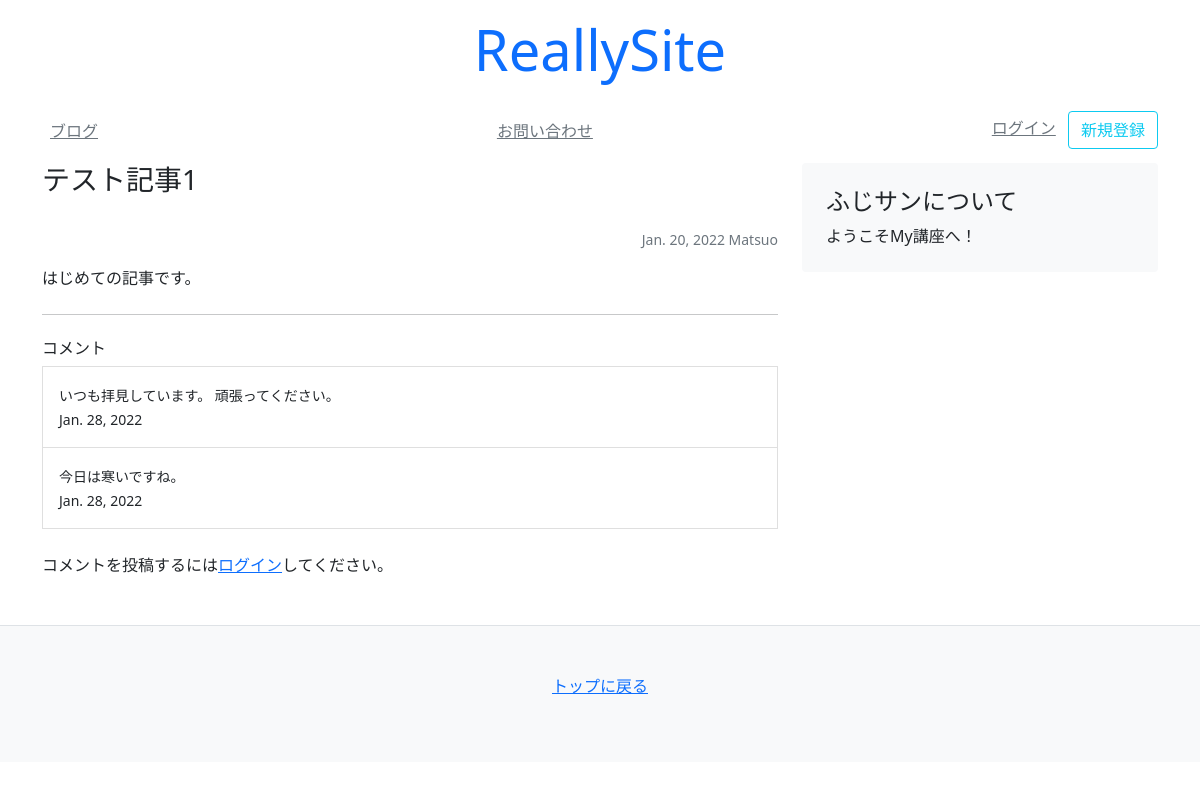
The app's page /blog/1/, older data.
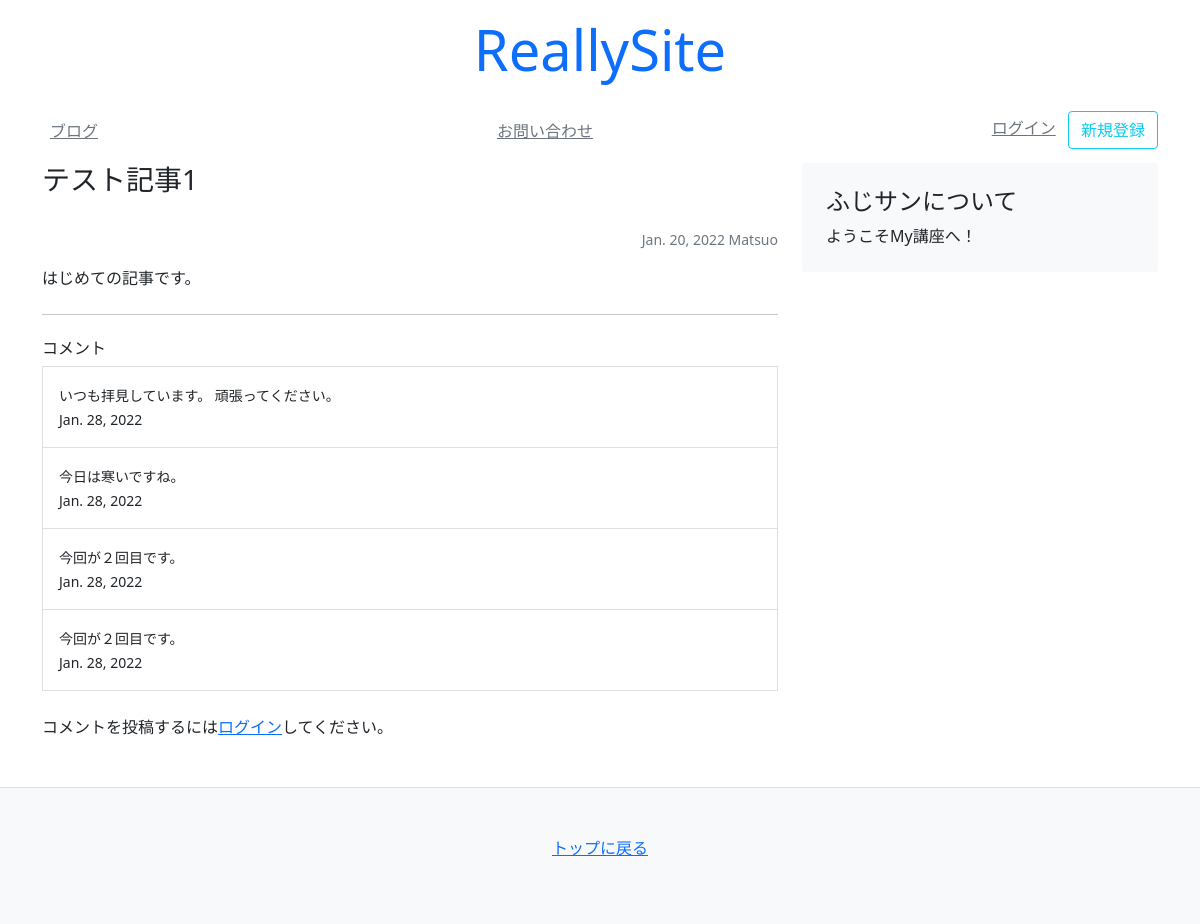
The same page, newer data.
### blog/models.py (models this page shows)
class Article(models.Model):
    title = models.CharField(default='', max_length=30)
    text = models.TextField(default='')
    author = models.CharField(default='', max_length=30)
    created_at = models.DateField(auto_now_add=True)
    updated_at = models.DateField(auto_now=True)

class Comment(models.Model):
    comment = models.TextField(default="", max_length=500)
    created_at = models.DateField(auto_now_add=True)
    user = models.ForeignKey(get_user_model(), on_delete=models.CASCADE)  #
    article = models.ForeignKey(Article, on_delete=models.CASCADE)

### blog/views.py (the view, shortened to what this page needs)
# urls.py: path('<slug:pk>/', views.article)
def article(request, pk):
    obj = Article.objects.get(pk=pk)
    comments = Comment.objects.filter(article=obj)
    context = {
        'article': obj,
        'comments': comments,
    }
    return render(request, 'blog/article.html', context)

### templates/blog/article.html (shortened to what this page needs)
<!DOCTYPE html>
<html lang="en">
<head>
</head>
<body>
{% extends 'mysite/base.html' %}
{% block content %}
<main class="container">
    <div class="row">
        <div class="col-md-8">
            <h3 class="pb-4 font-italic">
                {{ article.title }}
            </h3>
            <p class="small text-muted text-end">{{ article.created_at}} {{ article.author }}</p>
            <p>{{ article.text }}</p>
            <hr class="my-4">
            {% include 'mysite/snippets/comment.html'%}
        </div>
        {% include 'mysite/snippets/sidebar.html' %}
    </div>
</main>
{% endblock %}

### templates/mysite/base.html (shortened to what this page needs)
<!doctype html>
<html lang="ja">
<head>
    {% include 'mysite/snippets/head.html' %}
</head>
<body>
{% include 'mysite/snippets/header.html' %}
{% include 'mysite/snippets/messages.html'%}
{% block content %}
{% endblock %}
{% include 'mysite/snippets/footer.html' %}
</body>
</html>

### templates/mysite/snippets/head.html (shortened to what this page needs)
<!DOCTYPE html>
<html lang="en">
<head>
    <link href="https://cdn.jsdelivr.net/npm/bootstrap@5.0.2/dist/css/bootstrap.min.css" rel="stylesheet"
>
</head>
<body>
</body>
</html>

### templates/mysite/snippets/header.html (shortened to what this page needs)
<!DOCTYPE html>
<html lang="en">
<head>
</head>
<body>
<div class="container">
    <header class="py-3">
        <div class="row flex-nowrap justify-content-center align-item-center">
            <div class="col-4 text-center">
                <h1 class="display-4 font-italic"><a href="/"
                class="text-decoration-none">ReallySite</a></h1>
            </div>
        </div>
    </header>
    <div class="py-1 mb-2">
        <nav class="nav d-flex justify-content-between">
            <a class="p-2 link-secondary" href="/blog/">ブログ</a>
            <a class="p-2 link-secondary" href="#">お問い合わせ</a>
            {% if user.is_authenticated %}
                <a class="p-2 link-secondary" href="/logout/">ログアウト</a>
            {% else %}
                <div>
                    <a class="p-2 link-secondary" href="/logout/">ログイン</a>
                    <a class="btn btn-outline-info" href="/signup/">新規登録</a>
                </div>
            {% endif %}
        </nav>
    </div>
</div>
</body>
</html>

### templates/mysite/snippets/messages.html (shortened to what this page needs)
<!DOCTYPE html>
<html lang="en">
<head>
</head>
<body>
</body>
</html>

### templates/mysite/snippets/comment.html (shortened to what this page needs)
<!DOCTYPE html>
<html lang="en">
<head>
</head>
<body>
<div>
    <h3 class="h6">コメント</h3>
    <div class="list-group">
        {% for comment in comments %}
        <a class="list-group-item list-group-item-action p-3 rounded-0">
            <p class="m-0"><small>{{comment.comment}}</small></p>
            <p class="m-0"><small>{{comment.created_at}}</small></p>
        </a>
        {% endfor %}
    </div>
    {% if user.is_authenticated %}
    <form method="POST" class="my-4">
        {% csrf_token %}
        <div class="mb-2">
            <label>コメント投稿</label>
            <textarea name="comment" class="rounded-0 bg-light form-control" rows="3"></textarea>
        </div>
        <div class="text-right">
            <button class="btn btn-sm btn-outline-success" type="submit">
                コメントする
            </button>
        </div>
    </form>
    {% else %}
    <p class="my-4">
        コメントを投稿するには<a href="/login/">ログイン</a>してください。
    </p>
    {% endif %}
</div>
</body>
</html>

### templates/mysite/snippets/sidebar.html (shortened to what this page needs)
<!DOCTYPE html>
<html lang="en">
<head>
</head>
<body>
<aside class="col-md-4">
    <div class="p-4 mb-3 bg-light rounded">
        <h4 class="font-italic">
            ふじサンについて
        </h4>
        <p class="mb-0">ようこそMy講座へ！</p>
    </div>
</aside>
</body>
</html>

### templates/mysite/snippets/footer.html (shortened to what this page needs)
<!DOCTYPE html>
<html lang="en">
<head>
</head>
<body>
<footer class="border-top py-5 text-center bg-light mt-4">
    <p>
        <a href="/">トップに戻る</a>
    </p>
</footer>
</body>
</html>

Row changes from the older to the newer data that the page shows:
added Comment: comment "今回が２回目です。", created_at "Jan. 28, 2022"
added Comment: comment "今回が２回目です。", created_at "Jan. 28, 2022"
